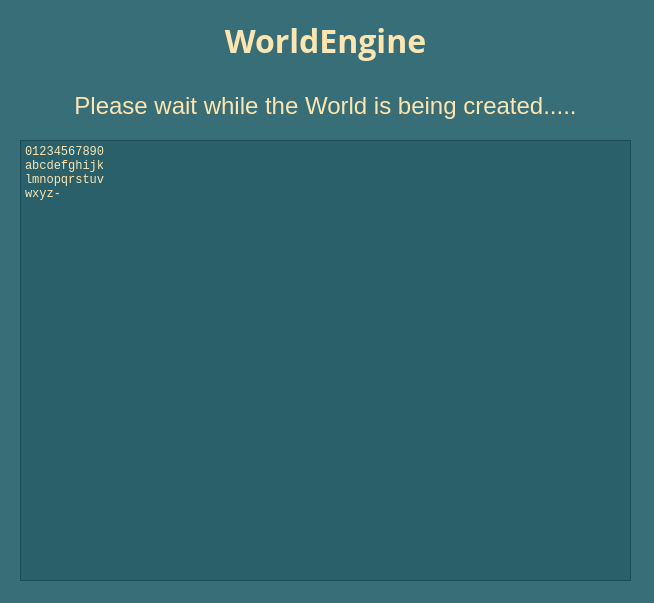
<?xml version="1.0" encoding="UTF-8"?>
<ui version="4.0">
 <class>Dialog</class>
 <widget class="QDialog" name="Dialog">
  <property name="geometry">
   <rect>
    <x>0</x>
    <y>0</y>
    <width>654</width>
    <height>603</height>
   </rect>
  </property>
  <property name="windowTitle">
   <string>WorldEngine Information Dialog</string>
  </property>
  <property name="windowIcon">
   <iconset resource="new_gui_4.qrc">
    <normaloff>:/Images/icon.png</normaloff>:/Images/icon.png</iconset>
  </property>
  <property name="styleSheet">
   <string notr="true">QToolTip
{
     border: 1px solid black;
     background-color: #FF9930;
     padding: 1px;
     border-radius: 3px;
     opacity: 100;
}

QWidget
{
    color: #FFE6B1;
    background-color: #376E77;
}

QLabel
{
    background-color: transparent;
}

QWidget:item:hover
{
    background-color: QLinearGradient( x1: 0, y1: 0, x2: 0, y2: 1, stop: 0 #FF9930, stop: 1 #942610);
    color: #000000;
}

QWidget:item:selected
{
    background-color: QLinearGradient( x1: 0, y1: 0, x2: 0, y2: 1, stop: 0 #FF9930, stop: 1 #452102);
}

QMenuBar::item
{
    background: transparent;
}

QMenuBar::item:selected
{
    background: transparent;
    border: 1px solid #FFE6B1;
}

QMenuBar::item:pressed
{
    background: #498089;
    border: 1px solid #000;
    background-color: QLinearGradient(
        x1:0, y1:0,
        x2:0, y2:1,
        stop:1 #265D66,
        stop:0.4 #397079/*,
        stop:0.2 #397079,
        stop:0.1 #FFE6B1*/
    );
    margin-bottom:-1px;
    padding-bottom:1px;
}

QMenu
{
    border: 1px solid #000;
}

QMenu::item
{
    padding: 2px 20px 2px 20px;
}

QMenu::item:selected
{
    color: #000000;
}

QWidget:disabled
{
    color: #457C85;
    background-color: #376E77;
}

QAbstractItemView
{
    background-color: QLinearGradient( x1: 0, y1: 0, x2: 0, y2: 1, stop: 0 #528992, stop: 0.1 #689FA8, stop: 1 #6299A2);
}

QWidget:focus
{
    /*border: 2px solid QLinearGradient( x1: 0, y1: 0, x2: 0, y2: 1, stop: 0 #FF9930, stop: 1 #452102);*/
}

QLineEdit
{
    background-color: QLinearGradient( x1: 0, y1: 0, x2: 0, y2: 1, stop: 0 #528992, stop: 0 #689FA8, stop: 1 #6299A2);
    padding: 1px;
    border-style: solid;
    border: 1px solid #235A63;
    border-radius: 5;
}

QPushButton
{
    color: #FFE6B1;
    background-color: QLinearGradient( x1: 0, y1: 0, x2: 0, y2: 1, stop: 0 #5B929B, stop: 0.1 #578E97, stop: 0.5 #538A93, stop: 0.9 #4F868F, stop: 1 #4B828B);
    border-width: 1px;
    border-color: #235A63;
    border-style: solid;
    border-radius: 6;
    padding: 3px;
    font-size: 16px;
    font-weight: bold;
    padding-left: 5px;
    padding-right: 5px;
}

QPushButton:pressed
{
    background-color: QLinearGradient( x1: 0, y1: 0, x2: 0, y2: 1, stop: 0 #326972, stop: 0.1 #306770, stop: 0.5 #2E656E, stop: 0.9 #2D646D, stop: 1 #2A616A);
}

QComboBox
{
    selection-background-color: #FFE6B1;
    background-color: QLinearGradient( x1: 0, y1: 0, x2: 0, y2: 1, stop: 0 #5B929B, stop: 0.1 #578E97, stop: 0.5 #538A93, stop: 0.9 #4F868F, stop: 1 #4B828B);
    border-style: solid;
    border: 1px solid #235A63;
    border-radius: 5;
}

QComboBox:hover,QPushButton:hover
{
/*    border: 2px solid QLinearGradient( x1: 0, y1: 0, x2: 0, y2: 1, stop: 0 #FF9930, stop: 1 #452102);*/
    background-color: QLinearGradient( x1: 0, y1: 0, x2: 0, y2: 1, stop: 0 #FF9930, stop: 1 #942610);
}


QComboBox:on
{
    padding-top: 3px;
    padding-left: 4px;
    background-color: QLinearGradient( x1: 0, y1: 0, x2: 0, y2: 1, stop: 0 #326972, stop: 0.1 #306770, stop: 0.5 #2E656E, stop: 0.9 #2D646D, stop: 1 #2A616A);
    selection-background-color: #FFE6B1;
}

QComboBox QAbstractItemView
{
    border: 2px solid darkgray;
    selection-background-color: QLinearGradient( x1: 0, y1: 0, x2: 0, y2: 1, stop: 0 #FF9930, stop: 1 #452102);
}

QComboBox::drop-down
{
     subcontrol-origin: padding;
     subcontrol-position: top right;
     width: 15px;

     border-left-width: 0px;
     border-left-color: darkgray;
     border-left-style: solid; /* just a single line */
     border-top-right-radius: 3px; /* same radius as the QComboBox */
     border-bottom-right-radius: 3px;
 }

QComboBox::down-arrow
{
     image: url(:/down_arrow.png);
}

QGroupBox:focus
{
border: 2px solid QLinearGradient( x1: 0, y1: 0, x2: 0, y2: 1, stop: 0 #FF9930, stop: 1 #452102);
}

QTextEdit:focus
{
    border: 2px solid QLinearGradient( x1: 0, y1: 0, x2: 0, y2: 1, stop: 0 #FF9930, stop: 1 #452102);
}

QScrollBar:horizontal {
     border: 1px solid #275E67;
     background: QLinearGradient( x1: 0, y1: 0, x2: 0, y2: 1, stop: 0.0 #174E57, stop: 0.2 #2D646D, stop: 1 #4D828D);
     height: 7px;
     margin: 0px 16px 0 16px;
}

QScrollBar::handle:horizontal
{
      background: QLinearGradient( x1: 0, y1: 0, x2: 1, y2: 0, stop: 0 #FF9930, stop: 0.5 #452102, stop: 1 #FF9930);
      min-height: 20px;
      border-radius: 2px;
}

QScrollBar::add-line:horizontal {
      border: 1px solid #20575E;
      border-radius: 2px;
      background: QLinearGradient( x1: 0, y1: 0, x2: 1, y2: 0, stop: 0 #FF9930, stop: 1 #452102);
      width: 14px;
      subcontrol-position: right;
      subcontrol-origin: margin;
}

QScrollBar::sub-line:horizontal {
      border: 1px solid #20575E;
      border-radius: 2px;
      background: QLinearGradient( x1: 0, y1: 0, x2: 1, y2: 0, stop: 0 #FF9930, stop: 1 #452102);
      width: 14px;
     subcontrol-position: left;
     subcontrol-origin: margin;
}

QScrollBar::right-arrow:horizontal, QScrollBar::left-arrow:horizontal
{
      border: 1px solid black;
      width: 1px;
      height: 1px;
      background: white;
}

QScrollBar::add-page:horizontal, QScrollBar::sub-page:horizontal
{
      background: none;
}

QScrollBar:vertical
{
      background: QLinearGradient( x1: 0, y1: 0, x2: 1, y2: 0, stop: 0.0 #174E57, stop: 0.2 #2D646D, stop: 1 #4D828D);
      width: 7px;
      margin: 16px 0 16px 0;
      border: 1px solid #275E67;
}

QScrollBar::handle:vertical
{
      background: QLinearGradient( x1: 0, y1: 0, x2: 0, y2: 1, stop: 0 #FF9930, stop: 0.5 #452102, stop: 1 #FF9930);
      min-height: 20px;
      border-radius: 2px;
}

QScrollBar::add-line:vertical
{
      border: 1px solid #20575E;
      border-radius: 2px;
      background: QLinearGradient( x1: 0, y1: 0, x2: 0, y2: 1, stop: 0 #FF9930, stop: 1 #452102);
      height: 14px;
      subcontrol-position: bottom;
      subcontrol-origin: margin;
}

QScrollBar::sub-line:vertical
{
      border: 1px solid #20575E;
      border-radius: 2px;
      background: QLinearGradient( x1: 0, y1: 0, x2: 0, y2: 1, stop: 0 #452102, stop: 1 #FF9930);
      height: 14px;
      subcontrol-position: top;
      subcontrol-origin: margin;
}

QScrollBar::up-arrow:vertical, QScrollBar::down-arrow:vertical
{
      border: 1px solid black;
      width: 1px;
      height: 1px;
      background: white;
}


QScrollBar::add-page:vertical, QScrollBar::sub-page:vertical
{
      background: none;
}

QTextEdit
{
    background-color: #296069;
}

QPlainTextEdit
{
    background-color: #296069;
}

QHeaderView::section
{
    background-color: QLinearGradient(x1:0, y1:0, x2:0, y2:1, stop:0 #669DA6, stop: 0.5 #558C95, stop: 0.6 #487F88, stop:1 #69A0A9);
    color: white;
    padding-left: 4px;
    border: 1px solid #70A7B0;
}

QCheckBox:disabled
{
color: #467D86;
}

QDockWidget::title
{
    text-align: center;
    spacing: 3px; /* spacing between items in the tool bar */
    background-color: QLinearGradient(x1:0, y1:0, x2:0, y2:1, stop:0 #376E77, stop: 0.5 #296069, stop:1 #376E77);
}

QDockWidget::close-button, QDockWidget::float-button
{
    text-align: center;
    spacing: 1px; /* spacing between items in the tool bar */
    background-color: QLinearGradient(x1:0, y1:0, x2:0, y2:1, stop:0 #376E77, stop: 0.5 #296069, stop:1 #376E77);
}

QDockWidget::close-button:hover, QDockWidget::float-button:hover
{
    background: #296069;
}

QDockWidget::close-button:pressed, QDockWidget::float-button:pressed
{
    padding: 1px -1px -1px 1px;
}

QMainWindow::separator
{
    background-color: QLinearGradient(x1:0, y1:0, x2:0, y2:1, stop:0 #1B525B, stop: 0.5 #1A515A, stop: 0.6 #265D66, stop:1 #397079);
    color: white;
    padding-left: 4px;
    border: 1px solid #518891;
    spacing: 3px; /* spacing between items in the tool bar */
}

QMainWindow::separator:hover
{

    background-color: QLinearGradient(x1:0, y1:0, x2:0, y2:1, stop:0 #452102, stop:0.5 #b56c17 stop:1 #FF9930);
    color: white;
    padding-left: 4px;
    border: 1px solid #70A7B0;
    spacing: 3px; /* spacing between items in the tool bar */
}

QToolBar::handle
{
     spacing: 3px; /* spacing between items in the tool bar */
     background: url(:/images/handle.png);
}

QMenu::separator
{
    height: 2px;
    background-color: QLinearGradient(x1:0, y1:0, x2:0, y2:1, stop:0 #1B525B, stop: 0.5 #1A515A, stop: 0.6 #265D66, stop:1 #397079);
    color: white;
    padding-left: 4px;
    margin-left: 10px;
    margin-right: 5px;
}

QProgressBar
{
    border: 2px solid grey;
    border-radius: 5px;
    text-align: center;
}

QProgressBar::chunk
{
    background-color: #452102;
    width: 2.15px;
    margin: 0.5px;
}

QTabBar::tab {
    color: #452102;
    border: 1px solid #498089;
    border-bottom-style: none;
    background-color: #376E77;
    padding-left: 10px;
    padding-right: 10px;
    padding-top: 3px;
    padding-bottom: 2px;
    margin-right: -1px;
}

QTabWidget::pane {
    border: 1px solid #498089;
    top: 1px;
}

QTabBar::tab:last
{
    margin-right: 0; /* the last selected tab has nothing to overlap with on the right */
    border-top-right-radius: 3px;
}

QTabBar::tab:first:!selected
{
 margin-left: 0px; /* the last selected tab has nothing to overlap with on the right */


    border-top-left-radius: 3px;
}

QTabBar::tab:!selected
{
    color: #452102;
    border-bottom-style: solid;
    margin-top: 3px;
    background-color: QLinearGradient(x1:0, y1:0, x2:0, y2:1, stop:1 #265D66, stop:.4 #397079);
}

QTabBar::tab:selected
{
    border-top-left-radius: 3px;
    border-top-right-radius: 3px;
    margin-bottom: 0px;
}

QTabBar::tab:!selected:hover
{
    /*border-top: 2px solid #FFE6B1;
    padding-bottom: 3px;*/
    border-top-left-radius: 3px;
    border-top-right-radius: 3px;
    background-color: QLinearGradient(x1:0, y1:0, x2:0, y2:1, stop:1 #265D66, stop:0.4 #397079, stop:0.2 #397079, stop:0.1 #FFE6B1);
}

QRadioButton::indicator:checked, QRadioButton::indicator:unchecked{
    color: #452102;
    background-color: #376E77;
    border: 1px solid #452102;
    border-radius: 6px;
}

QRadioButton::indicator:checked
{
    background-color: qradialgradient(
        cx: 0.5, cy: 0.5,
        fx: 0.5, fy: 0.5,
        radius: 1.0,
        stop: 0.25 #FFE6B1,
        stop: 0.3 #376E77
    );
}

QCheckBox::indicator{
    color: #452102;
    background-color: #376E77;
    border: 1px solid #452102;
    width: 9px;
    height: 9px;
}

QRadioButton::indicator
{
    border-radius: 6px;
}

QRadioButton::indicator:hover, QCheckBox::indicator:hover
{
    border: 1px solid #FFE6B1;
}

QCheckBox::indicator:checked
{
    image:url(:/images/checkbox.png);
}

QCheckBox::indicator:disabled, QRadioButton::indicator:disabled
{
    border: 1px solid #498089;
}
</string>
  </property>
  <widget class="QLabel" name="label">
   <property name="geometry">
    <rect>
     <x>10</x>
     <y>80</y>
     <width>631</width>
     <height>51</height>
    </rect>
   </property>
   <property name="styleSheet">
    <string notr="true">font-size: 24px</string>
   </property>
   <property name="text">
    <string>Please wait while the World is being created.....</string>
   </property>
   <property name="alignment">
    <set>Qt::AlignCenter</set>
   </property>
  </widget>
  <widget class="QTextBrowser" name="textBrowser">
   <property name="geometry">
    <rect>
     <x>20</x>
     <y>140</y>
     <width>611</width>
     <height>441</height>
    </rect>
   </property>
   <property name="font">
    <font>
     <family>Courier New</family>
     <pointsize>9</pointsize>
    </font>
   </property>
   <property name="styleSheet">
    <string notr="true"/>
   </property>
   <property name="html">
    <string>&lt;!DOCTYPE HTML PUBLIC &quot;-//W3C//DTD HTML 4.0//EN&quot; &quot;http://www.w3.org/TR/REC-html40/strict.dtd&quot;&gt;
&lt;html&gt;&lt;head&gt;&lt;meta name=&quot;qrichtext&quot; content=&quot;1&quot; /&gt;&lt;style type=&quot;text/css&quot;&gt;
p, li { white-space: pre-wrap; }
&lt;/style&gt;&lt;/head&gt;&lt;body style=&quot; font-family:'Courier New'; font-size:9pt; font-weight:400; font-style:normal;&quot;&gt;
&lt;p style=&quot; margin-top:0px; margin-bottom:0px; margin-left:0px; margin-right:0px; -qt-block-indent:0; text-indent:0px;&quot;&gt;01234567890&lt;/p&gt;
&lt;p style=&quot; margin-top:0px; margin-bottom:0px; margin-left:0px; margin-right:0px; -qt-block-indent:0; text-indent:0px;&quot;&gt;abcdefghijk&lt;/p&gt;
&lt;p style=&quot; margin-top:0px; margin-bottom:0px; margin-left:0px; margin-right:0px; -qt-block-indent:0; text-indent:0px;&quot;&gt;lmnopqrstuv&lt;/p&gt;
&lt;p style=&quot; margin-top:0px; margin-bottom:0px; margin-left:0px; margin-right:0px; -qt-block-indent:0; text-indent:0px;&quot;&gt;wxyz-&lt;/p&gt;&lt;/body&gt;&lt;/html&gt;</string>
   </property>
  </widget>
  <widget class="QLabel" name="label_2">
   <property name="geometry">
    <rect>
     <x>10</x>
     <y>10</y>
     <width>64</width>
     <height>64</height>
    </rect>
   </property>
   <property name="text">
    <string/>
   </property>
   <property name="pixmap">
    <pixmap resource="new_gui_4.qrc">:/Images/seed_48791_elevation.png</pixmap>
   </property>
   <property name="scaledContents">
    <bool>true</bool>
   </property>
  </widget>
  <widget class="QLabel" name="label_52">
   <property name="geometry">
    <rect>
     <x>580</x>
     <y>10</y>
     <width>64</width>
     <height>64</height>
    </rect>
   </property>
   <property name="text">
    <string/>
   </property>
   <property name="pixmap">
    <pixmap resource="new_gui_4.qrc">:/Images/seed_48791_elevation.png</pixmap>
   </property>
   <property name="scaledContents">
    <bool>true</bool>
   </property>
  </widget>
  <widget class="QLabel" name="label_6">
   <property name="geometry">
    <rect>
     <x>80</x>
     <y>10</y>
     <width>491</width>
     <height>61</height>
    </rect>
   </property>
   <property name="font">
    <font>
     <family>Open Sans</family>
     <pointsize>24</pointsize>
     <weight>75</weight>
     <bold>true</bold>
    </font>
   </property>
   <property name="text">
    <string>&lt;html&gt;&lt;head/&gt;&lt;body&gt;&lt;p&gt;WorldEngine&lt;/p&gt;&lt;/body&gt;&lt;/html&gt;</string>
   </property>
   <property name="alignment">
    <set>Qt::AlignCenter</set>
   </property>
  </widget>
 </widget>
 <resources>
  <include location="new_gui_4.qrc"/>
 </resources>
 <connections/>
</ui>
